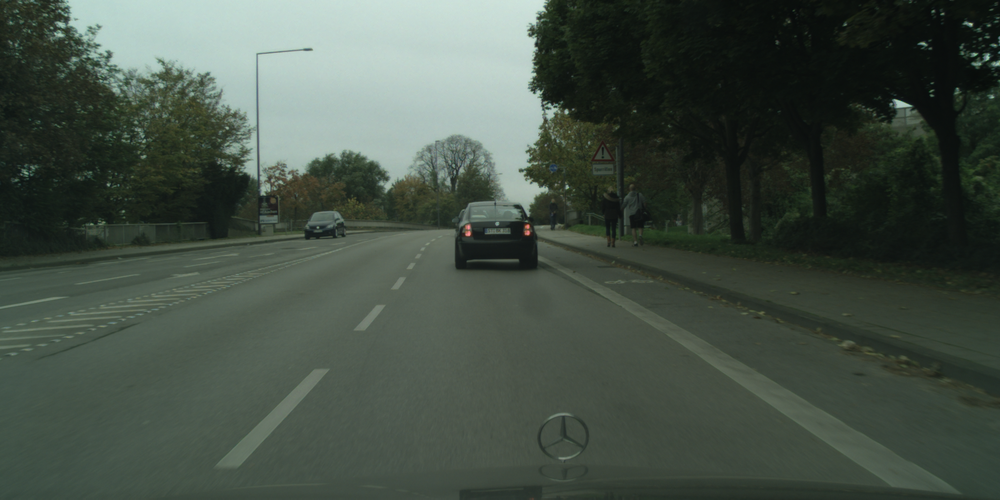
#> input picture 0.png, 1000 x 500 px, shrunk from 2048 x 1024 before the run, given in place of the camera
$ python ROI.py
#> lines starting #> are read from the running program, lines starting #| are printed output that depends on the picture
import cv2
from matplotlib import pyplot as plt


def sketch_transform(image):
    image_grayscale = cv2.cvtColor(image, cv2.COLOR_BGR2GRAY)
    image_grayscale_blurred = cv2.GaussianBlur(image_grayscale, (7, 7), 0)
    image_canny = cv2.Canny(image_grayscale_blurred, 10, 80)
    _, mask = image_canny_inverted = cv2.threshold(image_canny, 30, 255, cv2.THRESH_BINARY_INV)
    return mask


cam_capture = cv2.VideoCapture(0)
cv2.destroyAllWindows()
upper_left = (10, 10)
bottom_right = (500, 500)
while True:
    _, image_frame = cam_capture.read()
#> image_frame is the input picture: shape (500, 1000, 3); mean B, G, R 69.9, 79.9, 68.6

    # Rectangle marker
    r = cv2.rectangle(image_frame, upper_left, bottom_right, (100, 50, 200), 5)
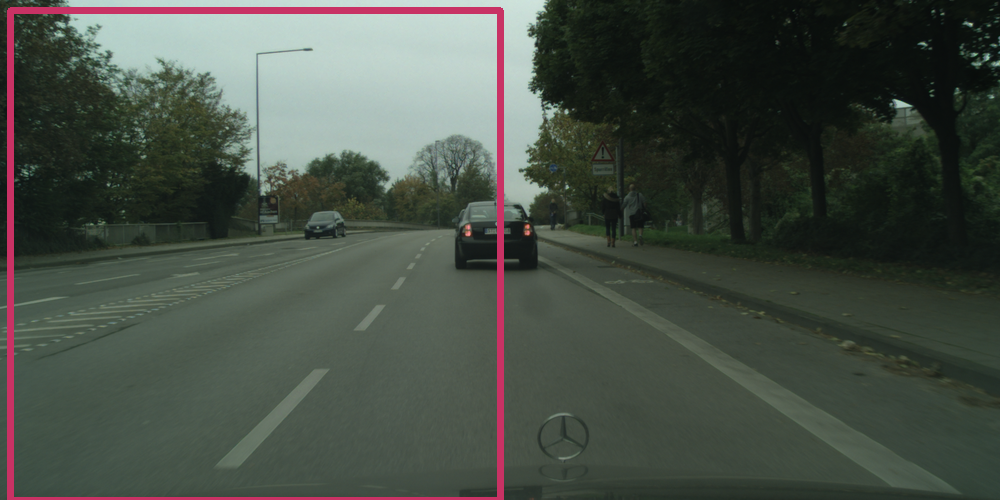
#> r: shape (500, 1000, 3); mean B, G, R 69.6, 78.3, 70.8
    rect_img = image_frame[upper_left[1]: bottom_right[1], upper_left[0]: bottom_right[0]]
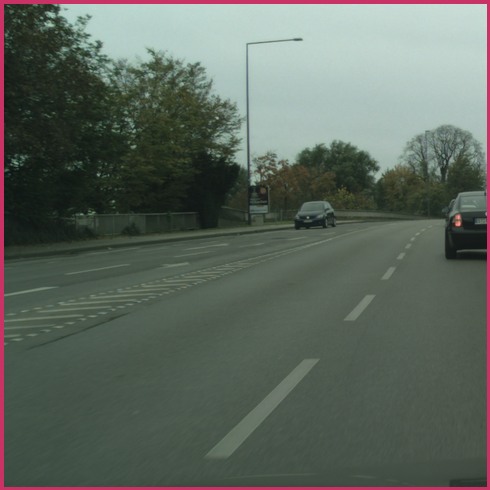
#> rect_img: shape (490, 490, 3); mean B, G, R 93.2, 102.2, 93.1

    sketcher_rect = rect_img
    sketcher_rect = sketch_transform(sketcher_rect)
#> in sketch_transform, `image_grayscale = cv2.cvtColor(image, cv2.COLOR_BGR2GRAY)`:
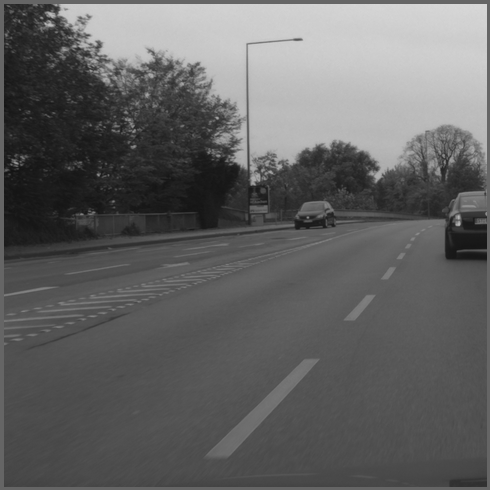
#> image_grayscale: shape (490, 490); min 20, max 216, mean 98.5
#> in sketch_transform, `image_canny = cv2.Canny(image_grayscale_blurred, 10, 80)`:
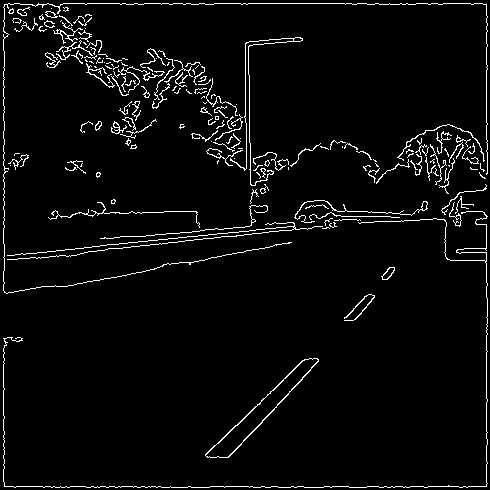
#> image_canny: shape (490, 490); 3.9% white in thin lines or dots
#> in sketch_transform, `_, mask = image_canny_inverted = cv2.threshold(image_canny, 30, 255, c..`: mask: shape (490, 490); 96.1% white; black in thin lines or dots

    # Conversion for 3 channels to put back on original image (streaming)
    sketcher_rect_rgb = cv2.cvtColor(sketcher_rect, cv2.COLOR_GRAY2RGB)
#> sketcher_rect_rgb: shape (490, 490, 3); 96.1% white; black in thin lines or dots

    # Replacing the sketched image on Region of Interest
    image_frame[upper_left[1]: bottom_right[1], upper_left[0]: bottom_right[0]] = sketcher_rect_rgb
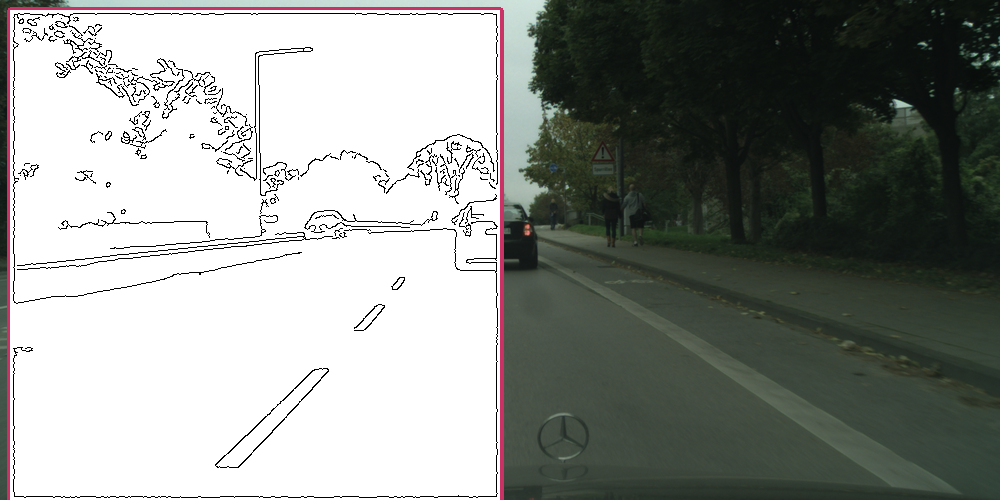
#> image_frame: shape (500, 1000, 3); mean B, G, R 142.6, 146.9, 143.8
    cv2.imshow("Sketcher ROI", image_frame)
    if cv2.waitKey(1) == 27:
#> (key Esc is pressed here)
        break

cam_capture.release()
cv2.destroyAllWindows()
